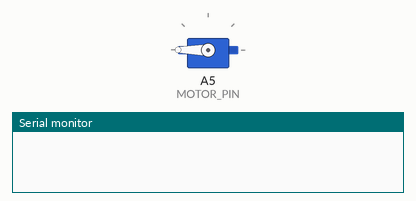
Simulated run of this sketch. Board: Arduino Uno, built with avr-gcc and run on an emulated ATmega328P. Parts: servo, the last lines printed to the serial monitor.

Above: at 0.1 s.
At 19.0 s:
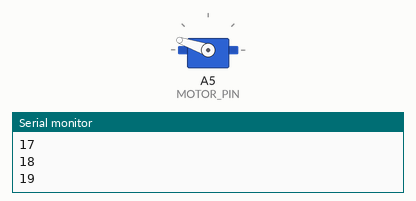
At 38.5 s:
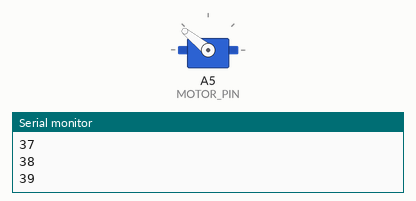
Timing chart, 0 to 40.0 s (numbered marks = the images above):
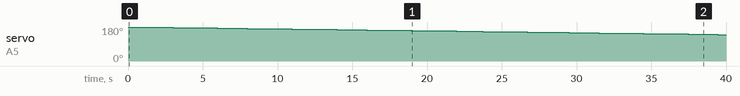

Measured:
- by itself, servo on A5 (MOTOR_PIN): moves from 180° to 140° over 38.5 s

The sketch:

main.ino
```cpp
// (C) Nasit Vurgun, Joel Mattsson, Mohamad Khalil, group: 19 (2024)
// Work package 2
// Exercise 1
// Submission code: 755350

#include <Servo.h> // include the Servo library

const byte TICK_RATE = 156; // trigger every 156 ticks (10ms)
// can be calculated via the formula
// TickRate = (ms * 10^6) / (prescaler * 62.5)

const byte MOTOR_PIN = A5; // define the motor pin as a constant A5
Servo servo_A5; // define Servo

int iDegrees = 180; // set the initial degrees to 180

int ms = 0; // set the milliseconds counter to 0
int seconds = 0; // set the seconds counter to 0

// define the interrupt for compA
ISR(TIMER2_COMPA_vect) {
  OCR2A += TICK_RATE; // Set the next comparison point to next tick
  ms += 10; // increment the seconds by 0.1
}

// define the setup function
void setup()
{

  // start the serial stream
  Serial.begin(9600);

  cli(); // disable interrupts

  TCCR2A = 0b00000000; // initialise TCCR2A register
  TCCR2B = 0b00000111; // set the prescaler to 1024
  OCR2A =  TICK_RATE;  // run every 10 ms
  TIMSK2 = 0b00000010; // set compare match A interrupt

  // attach the servo
  servo_A5.attach(MOTOR_PIN);

  // write the servo initially to 180
  servo_A5.write(iDegrees);

  sei(); // enable interrupts

}

// define the loop function
void loop()
{

  // if the ms surpassed 1000ms
  if(ms >= 1000) {
    ms = 0; // reset the ms counter to 0
    seconds++; // increment the seconds by 1
    // if the current degrees are 0 reset back to 180
    // otherwise decrement by 1 degree
    iDegrees = iDegrees == 0 ? 180 : iDegrees-1;
    // write the degrees to the motor
    servo_A5.write(iDegrees);

    //print the seconds
    Serial.println(seconds);
  }

}

// function to calculate the ticks based a delay in ms
// and a prescaler (64, 1024)
int calculateDelay(int ms, int prescaler) {
	return (ms * 1E6) / (prescaler * 62.5);
}
```
